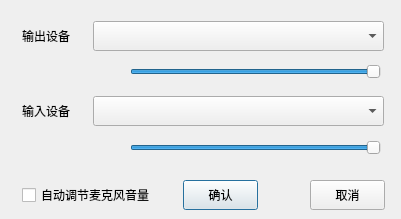
<?xml version="1.0" encoding="UTF-8"?>
<ui version="4.0">
 <class>AudioDeviceSetting</class>
 <widget class="QDialog" name="AudioDeviceSetting">
  <property name="geometry">
   <rect>
    <x>0</x>
    <y>0</y>
    <width>401</width>
    <height>219</height>
   </rect>
  </property>
  <property name="windowTitle">
   <string>多点远程超声 - 音频设备管理</string>
  </property>
  <widget class="QComboBox" name="output_combobox">
   <property name="geometry">
    <rect>
     <x>93</x>
     <y>21</y>
     <width>291</width>
     <height>30</height>
    </rect>
   </property>
  </widget>
  <widget class="QLabel" name="input_label">
   <property name="geometry">
    <rect>
     <x>22</x>
     <y>96</y>
     <width>61</width>
     <height>30</height>
    </rect>
   </property>
   <property name="text">
    <string>输入设备</string>
   </property>
  </widget>
  <widget class="QComboBox" name="input_combobox">
   <property name="geometry">
    <rect>
     <x>93</x>
     <y>96</y>
     <width>291</width>
     <height>30</height>
    </rect>
   </property>
  </widget>
  <widget class="QLabel" name="output_label">
   <property name="geometry">
    <rect>
     <x>22</x>
     <y>21</y>
     <width>61</width>
     <height>30</height>
    </rect>
   </property>
   <property name="text">
    <string>输出设备</string>
   </property>
  </widget>
  <widget class="QPushButton" name="ok_button">
   <property name="geometry">
    <rect>
     <x>183</x>
     <y>180</y>
     <width>75</width>
     <height>30</height>
    </rect>
   </property>
   <property name="text">
    <string>确认</string>
   </property>
   <property name="default">
    <bool>true</bool>
   </property>
  </widget>
  <widget class="QPushButton" name="cancel_button">
   <property name="geometry">
    <rect>
     <x>310</x>
     <y>180</y>
     <width>75</width>
     <height>30</height>
    </rect>
   </property>
   <property name="text">
    <string>取消</string>
   </property>
  </widget>
  <widget class="QLabel" name="output_icon_label">
   <property name="geometry">
    <rect>
     <x>93</x>
     <y>57</y>
     <width>24</width>
     <height>24</height>
    </rect>
   </property>
   <property name="text">
    <string/>
   </property>
   <property name="pixmap">
    <pixmap resource="ultrasound.qrc">:/ultrasound/res/speaker24x24.png</pixmap>
   </property>
  </widget>
  <widget class="QSlider" name="output_horizontal_slider">
   <property name="geometry">
    <rect>
     <x>130</x>
     <y>61</y>
     <width>251</width>
     <height>22</height>
    </rect>
   </property>
   <property name="maximum">
    <number>255</number>
   </property>
   <property name="value">
    <number>255</number>
   </property>
   <property name="orientation">
    <enum>Qt::Horizontal</enum>
   </property>
  </widget>
  <widget class="QSlider" name="input_horizontal_slider">
   <property name="geometry">
    <rect>
     <x>130</x>
     <y>137</y>
     <width>251</width>
     <height>22</height>
    </rect>
   </property>
   <property name="maximum">
    <number>255</number>
   </property>
   <property name="value">
    <number>255</number>
   </property>
   <property name="orientation">
    <enum>Qt::Horizontal</enum>
   </property>
  </widget>
  <widget class="QLabel" name="input_icon_label">
   <property name="geometry">
    <rect>
     <x>93</x>
     <y>133</y>
     <width>24</width>
     <height>24</height>
    </rect>
   </property>
   <property name="text">
    <string/>
   </property>
   <property name="pixmap">
    <pixmap resource="ultrasound.qrc">:/ultrasound/res/microphone24x24.png</pixmap>
   </property>
  </widget>
  <widget class="QCheckBox" name="mic_auto_checkbox">
   <property name="geometry">
    <rect>
     <x>22</x>
     <y>180</y>
     <width>151</width>
     <height>30</height>
    </rect>
   </property>
   <property name="text">
    <string>自动调节麦克风音量</string>
   </property>
  </widget>
 </widget>
 <layoutdefault spacing="6" margin="11"/>
 <resources>
  <include location="ultrasound.qrc"/>
 </resources>
 <connections/>
</ui>
